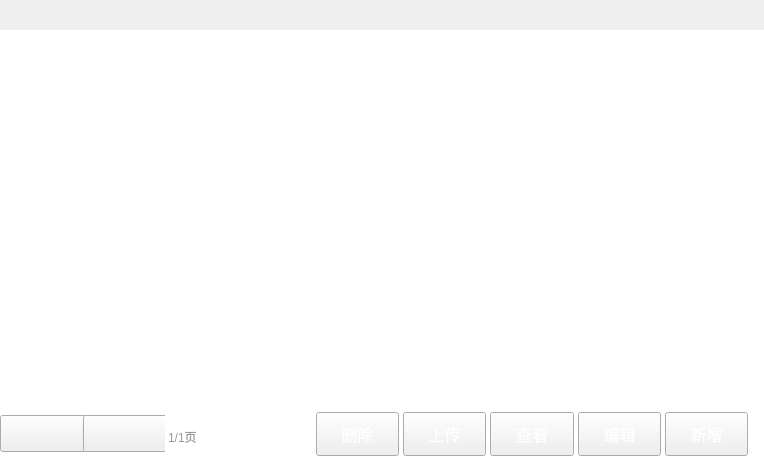
<?xml version="1.0" encoding="UTF-8"?>
<ui version="4.0">
 <class>CheckOrderCategoryDetailWidget</class>
 <widget class="QWidget" name="CheckOrderCategoryDetailWidget">
  <property name="geometry">
   <rect>
    <x>0</x>
    <y>0</y>
    <width>764</width>
    <height>474</height>
   </rect>
  </property>
  <property name="windowTitle">
   <string>Form</string>
  </property>
  <layout class="QVBoxLayout" name="verticalLayout">
   <property name="spacing">
    <number>0</number>
   </property>
   <property name="leftMargin">
    <number>0</number>
   </property>
   <property name="topMargin">
    <number>0</number>
   </property>
   <property name="rightMargin">
    <number>0</number>
   </property>
   <property name="bottomMargin">
    <number>0</number>
   </property>
   <item>
    <widget class="CheckOrderCategoryDetailTitleWidget" name="titleWidget" native="true">
     <property name="minimumSize">
      <size>
       <width>0</width>
       <height>30</height>
      </size>
     </property>
     <property name="maximumSize">
      <size>
       <width>16777215</width>
       <height>30</height>
      </size>
     </property>
    </widget>
   </item>
   <item>
    <widget class="CheckOrderCategoryDetailListView" name="listView">
     <property name="styleSheet">
      <string notr="true">QListView{
border:none;
}</string>
     </property>
    </widget>
   </item>
   <item>
    <widget class="QWidget" name="bottomWidget" native="true">
     <property name="minimumSize">
      <size>
       <width>0</width>
       <height>62</height>
      </size>
     </property>
     <property name="maximumSize">
      <size>
       <width>16777215</width>
       <height>62</height>
      </size>
     </property>
     <property name="styleSheet">
      <string notr="true">QWidget#bottomWidget{
	background-color:#ffffff;
}</string>
     </property>
     <layout class="QHBoxLayout" name="horizontalLayout_2">
      <property name="spacing">
       <number>16</number>
      </property>
      <property name="leftMargin">
       <number>0</number>
      </property>
      <property name="topMargin">
       <number>0</number>
      </property>
      <property name="rightMargin">
       <number>16</number>
      </property>
      <property name="bottomMargin">
       <number>18</number>
      </property>
      <item>
       <widget class="QWidget" name="leftWidget" native="true">
        <property name="minimumSize">
         <size>
          <width>200</width>
          <height>0</height>
         </size>
        </property>
        <property name="maximumSize">
         <size>
          <width>200</width>
          <height>16777215</height>
         </size>
        </property>
        <layout class="QHBoxLayout" name="horizontalLayout_3">
         <property name="spacing">
          <number>0</number>
         </property>
         <property name="leftMargin">
          <number>0</number>
         </property>
         <property name="topMargin">
          <number>0</number>
         </property>
         <property name="rightMargin">
          <number>0</number>
         </property>
         <property name="bottomMargin">
          <number>0</number>
         </property>
         <item>
          <spacer name="horizontalSpacer_2">
           <property name="orientation">
            <enum>Qt::Horizontal</enum>
           </property>
           <property name="sizeHint" stdset="0">
            <size>
             <width>40</width>
             <height>20</height>
            </size>
           </property>
          </spacer>
         </item>
         <item>
          <widget class="QWidget" name="widget_5" native="true">
           <layout class="QHBoxLayout" name="horizontalLayout_4">
            <property name="spacing">
             <number>0</number>
            </property>
            <property name="leftMargin">
             <number>0</number>
            </property>
            <property name="topMargin">
             <number>0</number>
            </property>
            <property name="rightMargin">
             <number>0</number>
            </property>
            <property name="bottomMargin">
             <number>0</number>
            </property>
            <item>
             <widget class="QPushButton" name="lastPageButton">
              <property name="minimumSize">
               <size>
                <width>87</width>
                <height>37</height>
               </size>
              </property>
              <property name="maximumSize">
               <size>
                <width>87</width>
                <height>37</height>
               </size>
              </property>
              <property name="styleSheet">
               <string notr="true">QPushButton
{
	border-image: url(:/saleImage/btn-up-nomal.png);
}

QPushButton:pressed
{
	border-image: url(:/saleImage/btn-up-pess.png);
}

QPushButton:disabled
{
border-image: url(:/saleImage/btn-up-disable.png);
}</string>
              </property>
              <property name="text">
               <string/>
              </property>
             </widget>
            </item>
            <item>
             <widget class="QWidget" name="widget_6" native="true">
              <property name="minimumSize">
               <size>
                <width>1</width>
                <height>18</height>
               </size>
              </property>
              <property name="maximumSize">
               <size>
                <width>1</width>
                <height>18</height>
               </size>
              </property>
              <property name="styleSheet">
               <string notr="true">border: 1px solid #ededed;</string>
              </property>
             </widget>
            </item>
            <item>
             <widget class="QPushButton" name="nextPageButton">
              <property name="minimumSize">
               <size>
                <width>87</width>
                <height>37</height>
               </size>
              </property>
              <property name="maximumSize">
               <size>
                <width>87</width>
                <height>37</height>
               </size>
              </property>
              <property name="styleSheet">
               <string notr="true">QPushButton{
	border-image: url(:/saleImage/btn-down-nomal.png);
}

QPushButton:pressed{
	border-image: url(:/saleImage/btn-down-pess.png);
}

QPushButton:disabled{
	border-image: url(:/saleImage/btn-down-disabled.png);
}</string>
              </property>
              <property name="text">
               <string/>
              </property>
             </widget>
            </item>
           </layout>
          </widget>
         </item>
         <item>
          <spacer name="horizontalSpacer_3">
           <property name="orientation">
            <enum>Qt::Horizontal</enum>
           </property>
           <property name="sizeHint" stdset="0">
            <size>
             <width>40</width>
             <height>20</height>
            </size>
           </property>
          </spacer>
         </item>
         <item>
          <widget class="QLabel" name="pageLabel">
           <property name="styleSheet">
            <string notr="true">font-size:12px;
color:#999999;
font-family:&quot;微软雅黑&quot;;
padding-top:6px;</string>
           </property>
           <property name="text">
            <string>1/1页</string>
           </property>
          </widget>
         </item>
        </layout>
       </widget>
      </item>
      <item>
       <spacer name="horizontalSpacer">
        <property name="orientation">
         <enum>Qt::Horizontal</enum>
        </property>
        <property name="sizeHint" stdset="0">
         <size>
          <width>30</width>
          <height>20</height>
         </size>
        </property>
       </spacer>
      </item>
      <item>
       <widget class="QWidget" name="widget_3" native="true">
        <property name="minimumSize">
         <size>
          <width>432</width>
          <height>0</height>
         </size>
        </property>
        <property name="maximumSize">
         <size>
          <width>432</width>
          <height>16777215</height>
         </size>
        </property>
        <layout class="QHBoxLayout" name="horizontalLayout">
         <property name="spacing">
          <number>4</number>
         </property>
         <property name="leftMargin">
          <number>0</number>
         </property>
         <property name="topMargin">
          <number>0</number>
         </property>
         <property name="rightMargin">
          <number>0</number>
         </property>
         <property name="bottomMargin">
          <number>0</number>
         </property>
         <item>
          <widget class="QPushButton" name="deleteButton">
           <property name="sizePolicy">
            <sizepolicy hsizetype="Minimum" vsizetype="Minimum">
             <horstretch>0</horstretch>
             <verstretch>0</verstretch>
            </sizepolicy>
           </property>
           <property name="styleSheet">
            <string notr="true">QPushButton{
	font-size:16px;
	color:#ffffff;
	border-image: url(:/adjustPrice/blueButton.png);
}

QPushButton:pressed{
	border-image: url(:/adjustPrice/blueButtonPress.png);
}

QPushButton:disabled{
	border-image: url(:/adjustPrice/buttonDisable.png);
}</string>
           </property>
           <property name="text">
            <string>删除</string>
           </property>
          </widget>
         </item>
         <item>
          <widget class="QPushButton" name="uploadButton">
           <property name="sizePolicy">
            <sizepolicy hsizetype="Minimum" vsizetype="Minimum">
             <horstretch>0</horstretch>
             <verstretch>0</verstretch>
            </sizepolicy>
           </property>
           <property name="styleSheet">
            <string notr="true">QPushButton{
	font-size:16px;
	color:#ffffff;
	border-image: url(:/adjustPrice/blueButton.png);
}

QPushButton:pressed{
	border-image: url(:/adjustPrice/blueButtonPress.png);
}

QPushButton:disabled{
	border-image: url(:/adjustPrice/buttonDisable.png);
}</string>
           </property>
           <property name="text">
            <string>上传</string>
           </property>
          </widget>
         </item>
         <item>
          <widget class="QPushButton" name="searchButton">
           <property name="sizePolicy">
            <sizepolicy hsizetype="Minimum" vsizetype="Minimum">
             <horstretch>0</horstretch>
             <verstretch>0</verstretch>
            </sizepolicy>
           </property>
           <property name="styleSheet">
            <string notr="true">QPushButton{
	font-size:16px;
	color:#ffffff;
	border-image: url(:/adjustPrice/blueButton.png);
}

QPushButton:pressed{
	border-image: url(:/adjustPrice/blueButtonPress.png);
}

QPushButton:disabled{
	border-image: url(:/adjustPrice/buttonDisable.png);
}</string>
           </property>
           <property name="text">
            <string>查看</string>
           </property>
          </widget>
         </item>
         <item>
          <widget class="QPushButton" name="editButton">
           <property name="sizePolicy">
            <sizepolicy hsizetype="Minimum" vsizetype="Minimum">
             <horstretch>0</horstretch>
             <verstretch>0</verstretch>
            </sizepolicy>
           </property>
           <property name="styleSheet">
            <string notr="true">QPushButton{
	font-size:16px;
	color:#ffffff;
	border-image: url(:/adjustPrice/blueButton.png);
}

QPushButton:pressed{
	border-image: url(:/adjustPrice/blueButtonPress.png);
}

QPushButton:disabled{
	border-image: url(:/adjustPrice/buttonDisable.png);
}</string>
           </property>
           <property name="text">
            <string>编辑</string>
           </property>
          </widget>
         </item>
         <item>
          <widget class="QPushButton" name="addButton">
           <property name="sizePolicy">
            <sizepolicy hsizetype="Minimum" vsizetype="Minimum">
             <horstretch>0</horstretch>
             <verstretch>0</verstretch>
            </sizepolicy>
           </property>
           <property name="styleSheet">
            <string notr="true">QPushButton{
	font-size:16px;
	color:#ffffff;
	border-image: url(:/adjustPrice/orangeButton.png);
}

QPushButton:pressed{
	border-image: url(:/adjustPrice/OrangeButtonPress.png);
}

QPushButton:disabled{
	border-image: url(:/adjustPrice/buttonDisable.png);
}</string>
           </property>
           <property name="text">
            <string>新增</string>
           </property>
          </widget>
         </item>
        </layout>
       </widget>
      </item>
     </layout>
    </widget>
   </item>
  </layout>
 </widget>
 <customwidgets>
  <customwidget>
   <class>CheckOrderCategoryDetailTitleWidget</class>
   <extends>QWidget</extends>
   <header>CheckOrderCategoryDetailTitleWidget.h</header>
   <container>1</container>
  </customwidget>
  <customwidget>
   <class>CheckOrderCategoryDetailListView</class>
   <extends>QListView</extends>
   <header>CheckOrderCategoryDetailListView.h</header>
  </customwidget>
 </customwidgets>
 <resources/>
 <connections/>
</ui>
